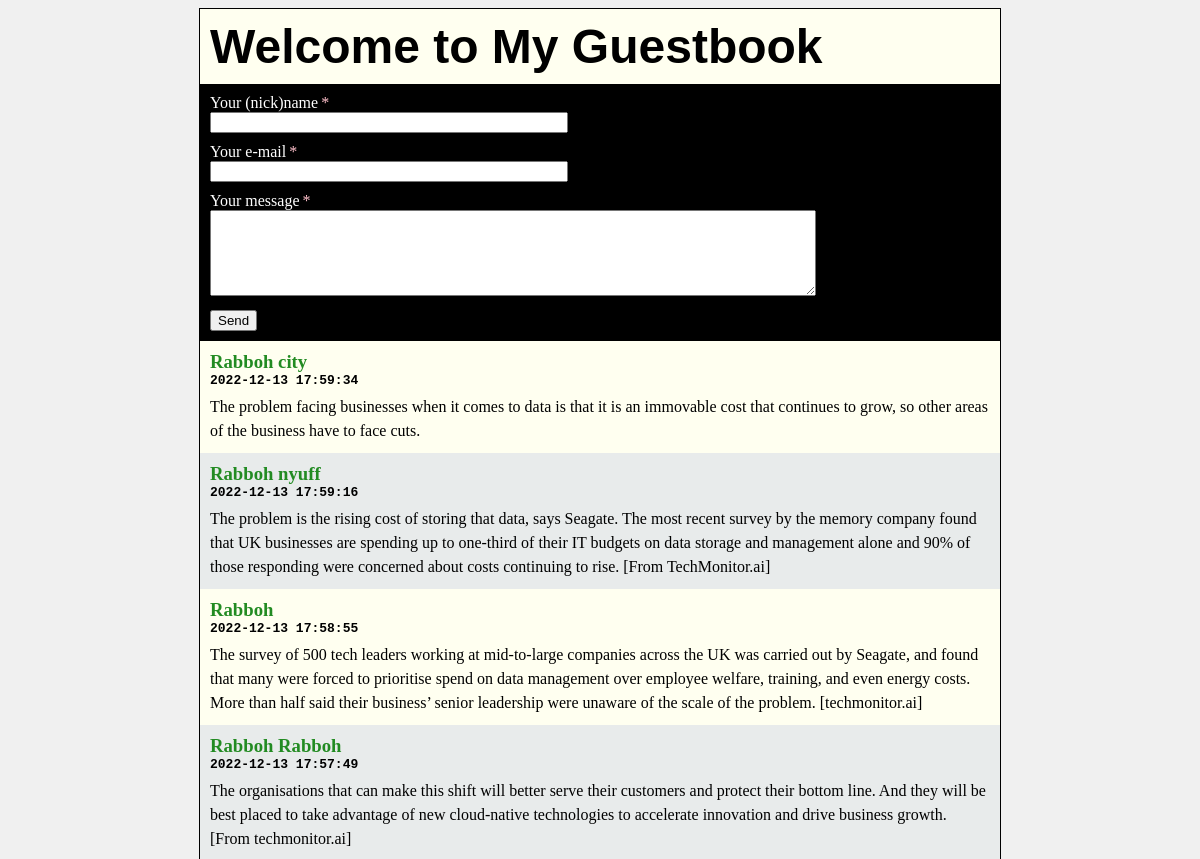
Before: / (upper part) with the older database file.
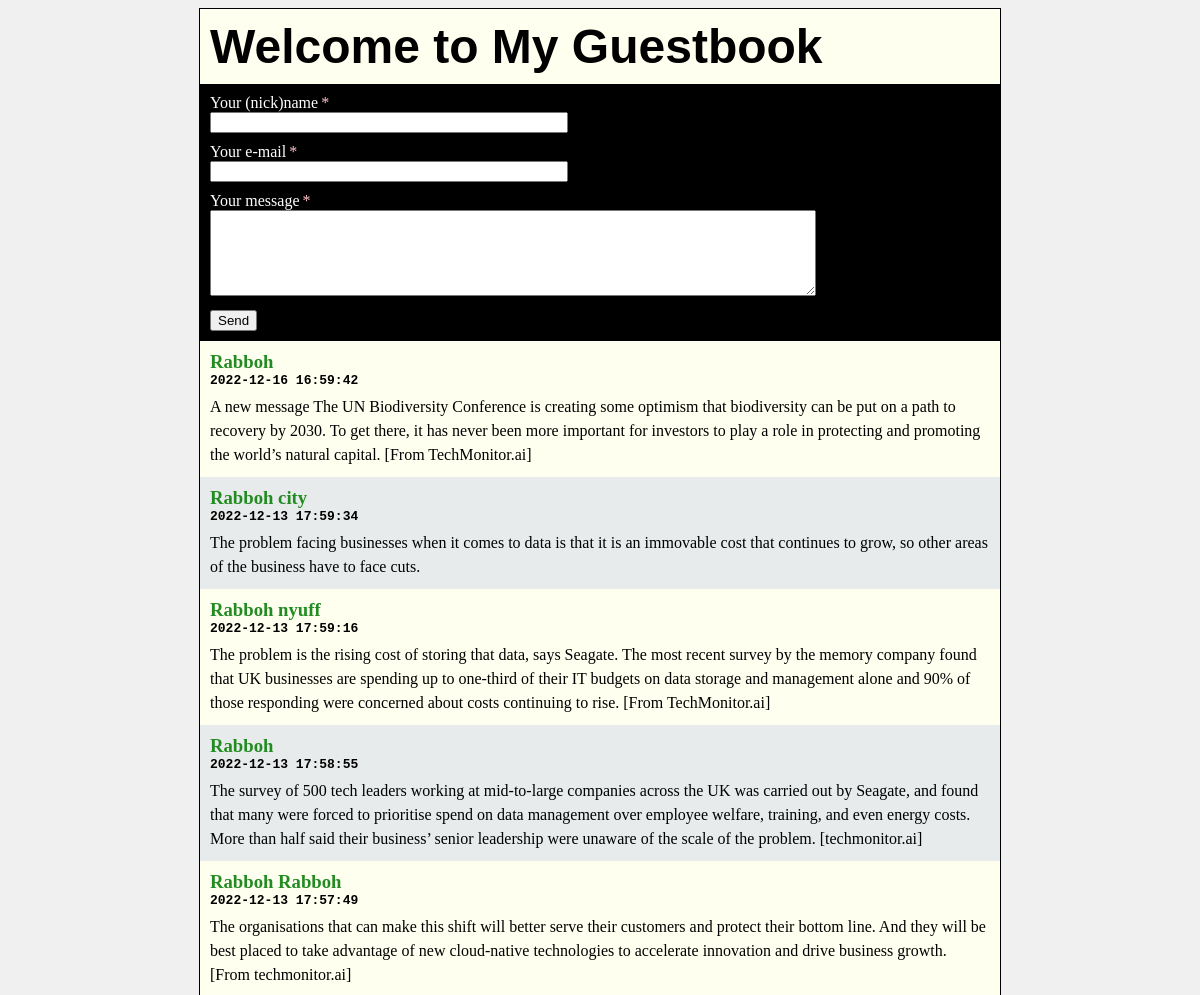
After: the same page with the newer database file.
### messageboard/models.py (models this page shows)
class Messageboard(models.Model):
    nickname = models.CharField(max_length=255)
    email = models.CharField(max_length=255)
    message = models.CharField(max_length=255)
    postdate = models.DateField(auto_now=True)
    posttime = models.TimeField(auto_now=True)

### messageboard/views.py (the view)
# urls.py: path('', views.index, name='home'),
def index(request):
    if (request.method == 'POST'):
        nickname = request.POST['nickname']
        email = request.POST['email']
        message = request.POST['message']
        newEntry = Messageboard(nickname=nickname, email=email, message=message)
        newEntry.save()
    entries = Messageboard.objects.all().values().order_by('-id')
    context = {
        'entries': entries
    }
    template = loader.get_template('frontend.html')
    return HttpResponse(template.render(context, request))

### messageboard/templates/frontend.html (shortened to what this page needs)
{% load static %}<!DOCTYPE html>
<html>
    <head>
        <link rel="stylesheet" type="text/css" href="{% static 'static.css' %}" />
    </head>
    <body>
        <div id="container">
            <h1>Welcome to My Guestbook</h1>
            <section id="message-formular">
                <form action="" method="post">
                    <ul>
                        <li class="caption">Your (nick)name<span class="mandatory">*</span></li>
                        <li class="field"><input type="text" name="nickname" /></li>
                        <li class="caption">Your e-mail<span class="mandatory">*</span></li>
                        <li class="field"><input type="text" name="email" /></li>
                        <li class="caption">Your message<span class="mandatory">*</span></li>
                        <li class="field"><textarea name="message"></textarea></li>
                        <li class="submitter"><input type="submit" value="Send" /></li>
                    </ul>
                </form>
            </section>
            <section id="latest-messages">
                {% if entries %}
                    {% for entry in entries %}
                    <div class="entry {% cycle 'odd' 'even' %}">
                        <h3><a href="mailto:{{ entry.email }}">{{ entry.nickname }}</a></h3>
                        <span class="date">{{ entry.postdate|date:"c" }} {{ entry.posttime|date:"H:i:s" }}</span>
                        <div class="messagebody">{{ entry.message }}</div>
                    </div>
                    {% endfor %}
                {% else %}
                    <div class="no-entries">
                        <i>No entries yet</i>
                    </div>
                {% endif %}
            </section>
        </div>
    </body>
</html>

### guestbook/static/static.css (style rules this page uses)
body { text-align: center; background-color: #f0f0f0; }
#container { margin:0 auto; max-width: 800px; text-align: left; border: 1px solid black; background-color: ivory; }
h1 { padding: 0; margin: 10px; border: 0; font-size: 4vw; font-family: arial; }
#message-formular { background: #000; color: #fff; padding: 10px; }
#message-formular ul { list-style-type: none; margin: 0; padding: 0; border: 0; }
#message-formular ul li.field { margin-bottom: 10px; }
#message-formular ul li.field input { min-width: 200px; max-width: 350px; width: 100%; }
#message-formular ul li.field textarea { width: 100%; min-width: 200px; max-width: 600px; height: 80px; }
.entry { padding: 10px; }
.entry.even { background: #e8ebeb; }
.entry h3 { margin: 0; }
.entry h3 a { color: forestgreen; text-decoration: none; }
span.date { font-weight: bold; font-family: monospace; display: block; }
.messagebody { line-height: 1.5em; margin-top: 7px; }
.mandatory { color: pink; margin-left: 3px; }

Changed rows visible on the page:
added Messageboard: nickname "Rabboh", postdate "2022-12-16", posttime "16:59:42", message "A new message The UN Biodiversity Conference is creating some optimism that biodiversity can be put on a path to recovery by 2030. To get there, it has never been more important for investors to play a role in protecting and promoting the world’s natural capital. [From TechMonitor.ai]"
